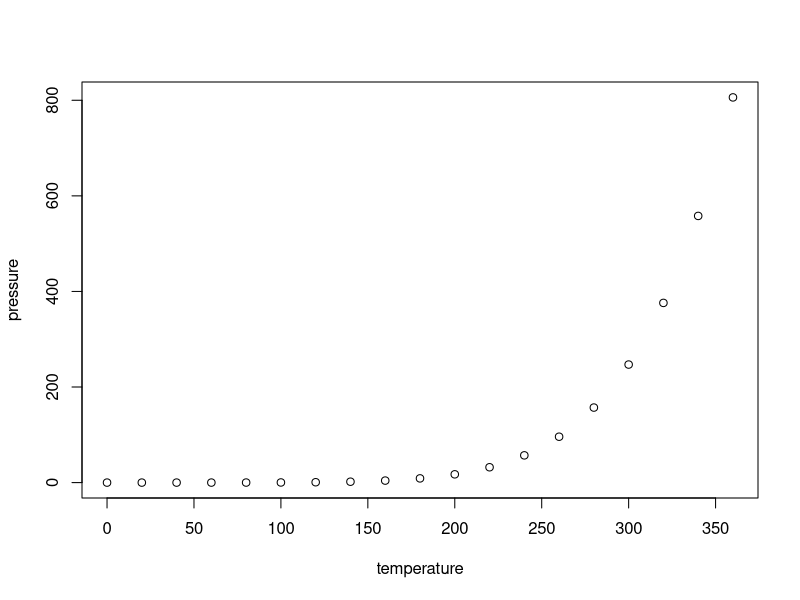
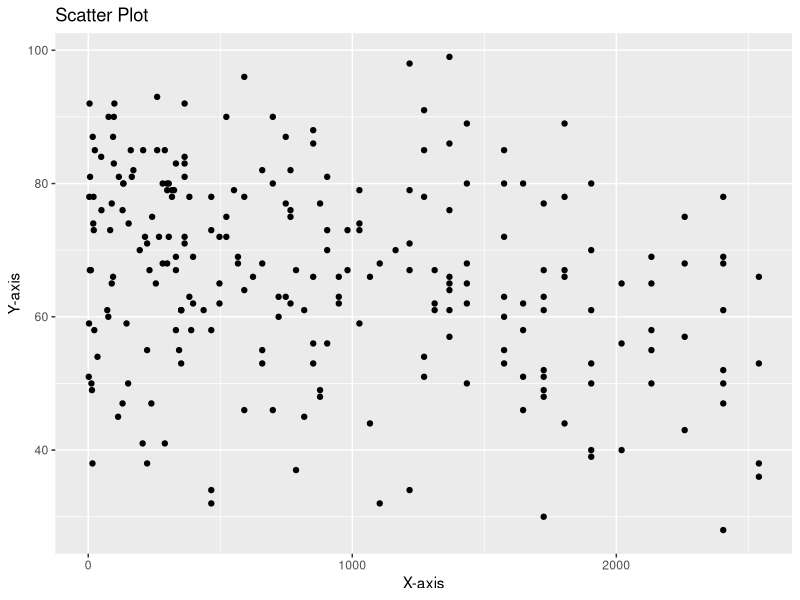
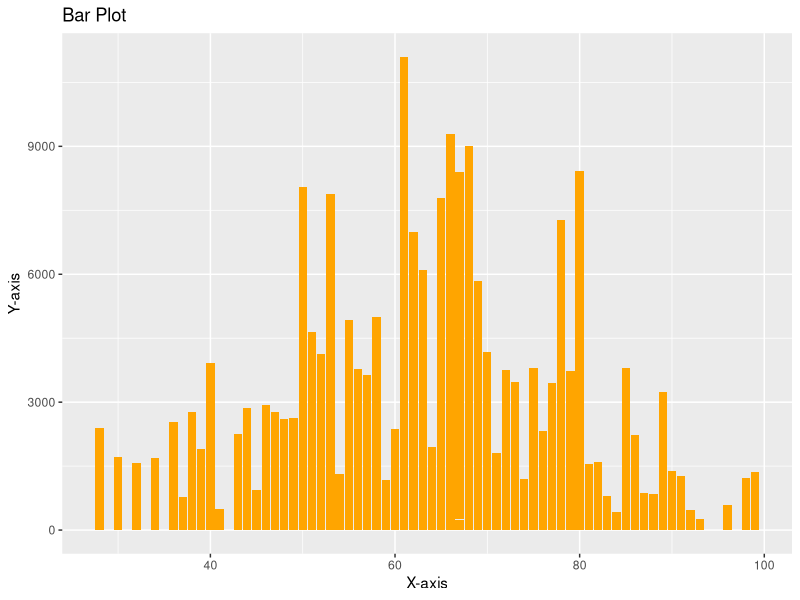

R code for these plots, in order:
## ---- chunk 1
knitr::opts_chunk$set(echo = TRUE)
## ---- chunk 2
summary(cars)
## ---- chunk 3
plot(pressure)
## ---- chunk 4
Billionaires_Statistics<- readxl::read_excel("Billionaires_Statistics.xlsx")                        
str(Billionaires_Statistics)
## ---- chunk 5
names(Billionaires_Statistics)
## ---- chunk 6
head(Billionaires_Statistics, 15)
## ---- chunk 7
BillionaireMean = mean(Billionaires_Statistics$rank)
Square = function(BillionaireMean){BillionaireMean^2}
## ---- chunk 8
library("dplyr")
filtered_data <- Billionaires_Statistics %>% filter(finalWorth > 10000)
## ---- chunk 9
dependent_vars <- Billionaires_Statistics$countryOfCitizenship
independent_vars <- Billionaires_Statistics[, c("birthMonth", "birthDay")]
billionairescountry <- cbind(dependent_vars,independent_vars)
View(billionairescountry)
billionairescountry = as.data.frame(billionairescountry)
## ---- chunk 10
Billionaires_Statistics <- na.omit(Billionaires_Statistics)
head(Billionaires_Statistics)
## ---- chunk 11
duplicated(billionairescountry)
billionairescountry[!duplicated(billionairescountry$dependent_vars), ]
## ---- chunk 12
d_order <- Billionaires_Statistics[order(-Billionaires_Statistics$age),]
print(d_order)
## ---- chunk 13
nana <- Billionaires_Statistics[order(-Billionaires_Statistics$rank),]
print(nana)
## ---- chunk 14
colnames(Billionaires_Statistics) <- c("RankNew", "FinalWorthNew", "CategoryNew", "PersonNameNew", "AgeNew", "CountryNew", "City", "Source", "Industries", "CountryOfCitizenship", "Organization", "SelfMade", "Status", "Gender", "BirthDate", "LastName", "FirstName","Title", "Date", "State", "ResidenceStateRegion", "BirthYear", "BirthMonth", "BirthDay", "CPI_Country", "CPI_Change_Country", "GDP_Country", "GrossTertiaryEducationEnrollment","GrossPrimaryEducationEnrollmentCountry","LifeExpectancyCountry", "TaxRevenueCountryCountry", "TotalTaxRateCountry", "PopulationCountry", "LatitudeCountry", "LongitudeCountry")
## ---- chunk 15
Billionaires_Statistics$New_Variable <- Billionaires_Statistics$AgeNew * 2
head(Billionaires_Statistics)

## ---- chunk 16
 set.seed(1234)
billionairescountry %>% sample_frac(0.05, replace = FALSE)
## ---- chunk 17
summary(Billionaires_Statistics)
## ---- chunk 18
mean(Billionaires_Statistics$FinalWorthNew)
median(Billionaires_Statistics$FinalWorthNew)
table_result=table(Billionaires_Statistics$RankNew)
Mode<-names(table_result)[table_result==max(table_result)]
print(Mode)
## ---- chunk 19
library(ggplot2)
 ggplot(Billionaires_Statistics, aes(x = RankNew, y = AgeNew)) + geom_point() +
  labs(title = "Scatter Plot", x = "X-axis", y = "Y-axis")
## ---- chunk 20
ggplot(Billionaires_Statistics, aes(x = AgeNew, y = RankNew)) +
  geom_bar(stat = "identity", fill = "orange") +
  labs(title = "Bar Plot", x = "X-axis", y = "Y-axis")
## ---- chunk 21
variable1 <- "RankNew"
variable2 <- "FinalWorthNew"

linear_model <- lm(Billionaires_Statistics[[variable1]] ~ Billionaires_Statistics[[variable2]], data = Billionaires_Statistics)
correlation <- cor(Billionaires_Statistics[[variable1]], fitted(linear_model))

cat("Correlation between", variable1, "and", variable2, ":", correlation, "\n")

